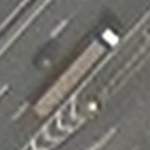
#> input picture Lab 2 Detection of objects on satellite images using characteristic Haar features/dataset/train/trucks/truck11.png, 150 x 150 px; its folder holds only this picture in this run
$ jupyter execute --allow-errors lab2.ipynb   (shell and % lines are left out)
#> lines starting #> are read from the running program, lines starting #| are printed output that depends on the picture
# Lab2 on Digital Image Processing on the topic "Detection of objects on satellite images using characteristic Haar features"
# Лабораторная работа №2 по Цифровой Обработке Изображений на тему "Детектирование объектов на спутниковых изображениях с использованием характерных признаков Хаара"
### Tasks:
1. Prepare a dataset of images (satellite photo) in accordance with the variant.
2. Create a project in Python3.x and import the scikit-image library (you cannot use opencv).
3. From labs 1.1, 1.2 take the modules for loading a color digital image and processing pixels.
4. Program the formula for converting a color digital image into a grayscale digital space.
5. Program the algorithm for determining the Haar characteristic features (extended set, the description of the features is given below, you cannot use opencv again!).
6. For the object in accordance with the variant (V1: passenger car, V2: truck, V3: roof of the house, V4: ship) find the values of the Haar characteristic signs (train the signs on the object).
7. Conduct an experiment on object recognition with visualization of the results (including visualization of the use of characteristic features in the image).
8. Comment on each line of code.
9. Send the program to the teacher.
10. Build a graph of errors of the first and second kind based on the recognition results.
11. Prepare and send a report (title page, assignment, theoretical part, diagram of the program structure, print screens of the interface and the main steps of the program, conclusion and conclusions, listing of the program with comments, list of used literature).

### Задачи:
1. Подготовить выборку изображений (фото со спутника) в соответствии с вариантом.
2. На языке Python3.x создать проект и подключить библиотеку scikit-image (opencv использовать нельзя).
3. Из лабораторной работы 1.1, 1.2 взять модули загрузки цветного цифрового изображения и обработки пикселей.
4. Запрограммировать формулу перевода цветового цифорового изображения в полутоновое цифровое пространство.
5. Запрограммировать алгоритм определения характерных признаков Хаара (расширенный набор, описание признаков дано ниже, ещё раз opencv использовать нельзя!).
6. Для объекта в соответствии с вариантом (В1: легковая машина, В2: грузовая машина, В3: крыша дома, В4: корабль) найти значения характерных признаков Хаара (обучить признаки на объекте).
7. Провести эксперимент по распознаванию объектов с визуализацией результатов (в том числе визуализацией применения характерных признаков на изображении).
8. Дать комментарий каждой строчке кода.
9. Прислать программу преподавателю.
10. Построить график ошибок первого и второго рода по результатам распознавания.
11. Подготовить и прислать отчёт (титульный лист, задание, теоретическая часть, диаграмма структуры программы, принтскрины интерфейса и основных шагов работы программы, заключение и выводы, листинг программы с комментариями, список использованной литературы).

[cell 1]
import os
import numpy as np
from skimage import io
from skimage.transform import integral_image
from skimage.transform import resize
from skimage.feature import haar_like_feature
from skimage.feature import haar_like_feature_coord
from skimage.feature import draw_haar_like_feature
from sklearn.ensemble import RandomForestClassifier
from sklearn.metrics import roc_auc_score
import matplotlib.pyplot as plt
from matplotlib import patches


DETECTION_WINDOW_WIDTH = 20
DETECTION_WINDOW_HEIGHT = 20

TRUCKS_PATH = os.path.join(os.getcwd(), 'dataset/train/trucks')
NONTRUCKS_PATH = os.path.join(os.getcwd(), 'dataset/train/nontrucks')
TEST_PATH = os.path.join(os.getcwd(), 'dataset/test')

# Dataset
# Набор данных
The dataset is satellite images. It consists of two parts: train and test. The images in the train part have a resolution of 150x150 pixels. The training part, in turn, is divided into images belonging to two classes: the first class - images with trucks, the second class - without them.

Набор данных представляет собой спутниковые изображения. Он состоит из двух частей: обучающей и тестовой. Изображения в обучающей части имеют разрешение 150x150 пикселей. Обучающая часть в свою очередь разделена на изображения, относящиеся к двум классам: первый класс - изображения с грузовыми машинами, второй класс - без них.

[cell 2]
def show_images(path, shape, figsize, *, suptitle=None):
    n_rows, n_columns = shape

    file_names = os.listdir(path)

    rng = np.random.default_rng()
    random_file_names = rng.choice(file_names, size=(n_rows * n_columns), replace=False)

    fig, axes = plt.subplots(*shape, figsize=figsize)
    axes = axes.flatten()
    for ax, random_file_name in zip(axes, random_file_names):
        random_image = plt.imread(os.path.join(path, random_file_name))
        ax.imshow(random_image)
        ax.set_axis_off()
    fig.suptitle(suptitle, fontsize=20)
    plt.show(fig)


#> (the rest of this cell did not finish here and is left out)

Тестовая обучающая часть состоит из пяти изображений, произвольного масштаба.

#> (a cell that did not finish here is left out)


[cell 4]
def read_images(path):
    images = []
    file_names = os.listdir(path)
    for file_name in file_names:
        image = io.imread(os.path.join(path, file_name), as_gray=True)
#> image: shape (150, 150) float64; min 0.182, max 0.999, mean 0.443
        images.append(image)
    return images


trucks = read_images(TRUCKS_PATH)
#> trucks = 1 item
#> (the rest of this cell did not finish here and is left out)

[cell 5]
def extract_feature_values(img, feature_coords=None, feature_types=None):
    """Extract the haar feature for the current image"""
    ii = integral_image(img)
    values = haar_like_feature(
        ii, 0, 0, DETECTION_WINDOW_WIDTH, DETECTION_WINDOW_HEIGHT,
        feature_type=feature_types,
        feature_coord=feature_coords
    )
    return values


x = []
#> (the rest of this cell did not finish here and is left out)

[cell 6]
# получаем список со значениями всех признаков и список с типами признаков
feature_coords, feature_types = haar_like_feature_coord(DETECTION_WINDOW_WIDTH, DETECTION_WINDOW_HEIGHT)

[cell 7]
# классификатор, обученный на всех 78 тысячах признаках
classifier = RandomForestClassifier(n_estimators=1000, max_depth=None, max_features=100, n_jobs=-1, random_state=0)
#> (the rest of this cell did not finish here and is left out)

#> (a cell that did not finish here is left out)

[cell 9]
new_x = []
for point in x:
    new_point = []
    for index in best_100_indexies:
        new_point.append(point[index])
    new_x.append(new_point)

best_feature_coords = []
#> (the rest of this cell did not finish here and is left out)

[cell 10]
new_classifier = RandomForestClassifier(n_estimators=1000, max_depth=None, max_features=100, n_jobs=-1, random_state=0)
#> (the rest of this cell did not finish here and is left out)

#> (a cell that did not finish here is left out)

#> (a cell that did not finish here is left out)

[cell 13]
fig, axes = plt.subplots(3, 3, figsize=(15, 15))
axes = axes.flatten()
for ax in axes:
    image = np.zeros((20, 20))
    image = draw_haar_like_feature(image, 0, 0, 20, 20, [feature_coords[np.random.randint(0, len(feature_coords))]])
    ax.imshow(image)
    ax.set_axis_off()
fig.suptitle('Девять случайных Хаар-подобных признаков', fontsize=20)
plt.imshow(image)
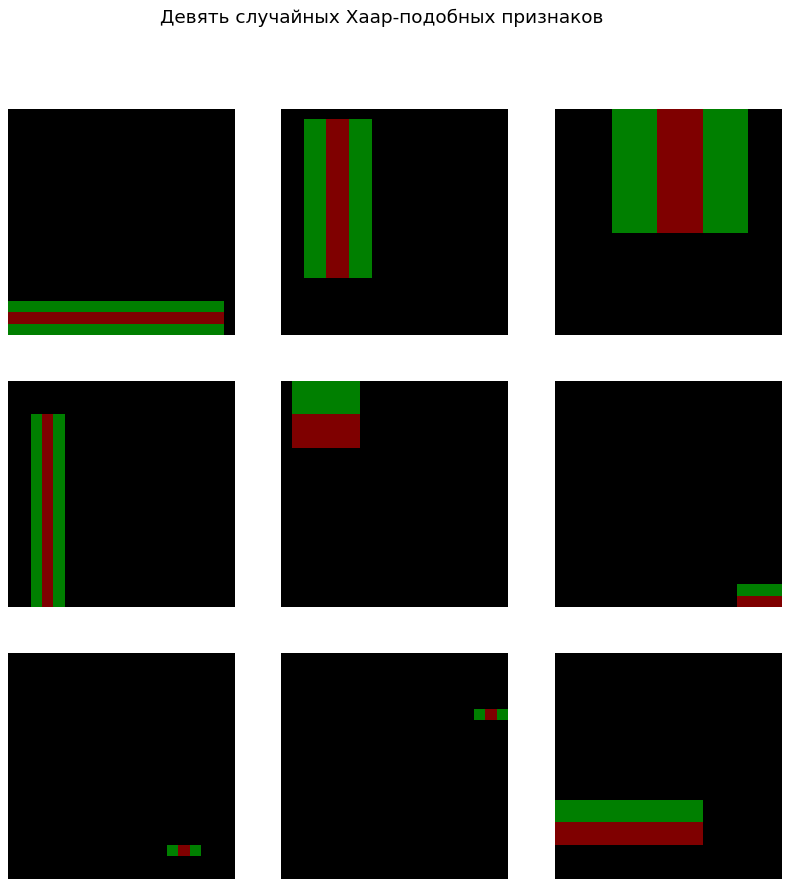
#> figure drawn by matplotlib, 9 panels


$ run again, on Lab 2 Detection of objects on satellite images using characteristic Haar features/dataset/train/trucks/truck47.png
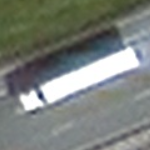
#> input picture Lab 2 Detection of objects on satellite images using characteristic Haar features/dataset/train/trucks/truck47.png, 150 x 150 px
#> in read_images, `image = io.imread(os.path.join(path, file_name), as_gray=True)`:
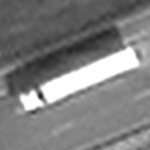
#> image: shape (150, 150) float64; min 0.12, max 1, mean 0.494
#> trucks = 1 item

$ run again, on Lab 2 Detection of objects on satellite images using characteristic Haar features/dataset/train/trucks/truck51.png
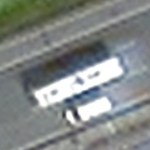
#> input picture Lab 2 Detection of objects on satellite images using characteristic Haar features/dataset/train/trucks/truck51.png, 150 x 150 px
#> in read_images, `image = io.imread(os.path.join(path, file_name), as_gray=True)`:
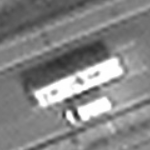
#> image: shape (150, 150) float64; min 0.127, max 1, mean 0.526
#> trucks = 1 item

$ run again, on Lab 2 Detection of objects on satellite images using characteristic Haar features/dataset/train/trucks/truck55.png
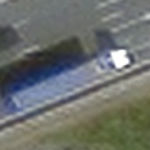
#> input picture Lab 2 Detection of objects on satellite images using characteristic Haar features/dataset/train/trucks/truck55.png, 150 x 150 px
#> in read_images, `image = io.imread(os.path.join(path, file_name), as_gray=True)`:
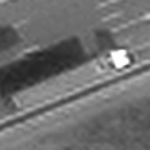
#> image: shape (150, 150) float64; min 0.133, max 1, mean 0.435
#> trucks = 1 item

$ run again, on Lab 2 Detection of objects on satellite images using characteristic Haar features/dataset/train/trucks/truck17.png
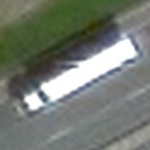
#> input picture Lab 2 Detection of objects on satellite images using characteristic Haar features/dataset/train/trucks/truck17.png, 150 x 150 px
#> in read_images, `image = io.imread(os.path.join(path, file_name), as_gray=True)`:
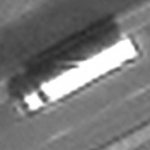
#> image: shape (150, 150) float64; min 0.144, max 1, mean 0.471
#> trucks = 1 item
